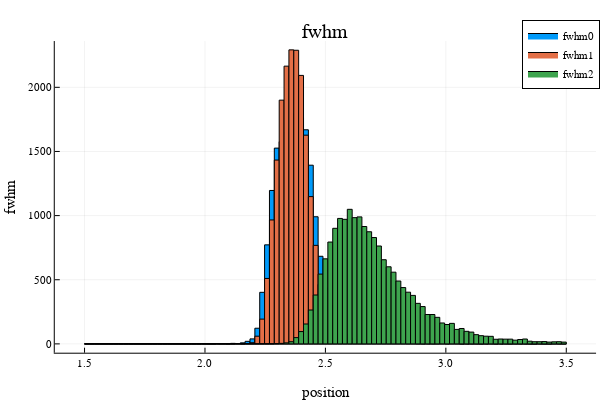

The notebook cell saved with this chart:
### Code cell
plotly(size=(600,400))
#fwhm
fwhm_csv = CSV.read("fwhmtab.csv", DataFrame; datarow = 1, transpose=true);
fwhm0_hist = (fwhm_csv[:,2]);
fwhm1_hist = (fwhm_csv[:,3]);
fwhm2_hist = (fwhm_csv[:,4]);
h2 = histogram([fwhm0_hist fwhm1_hist fwhm2_hist], title = "fwhm", label = ["fwhm0" "fwhm1" "fwhm2"],
    bins = LinRange(1.5,3.5, 100),  xlabel = "position", ylabel = "fwhm", legend = :best)
